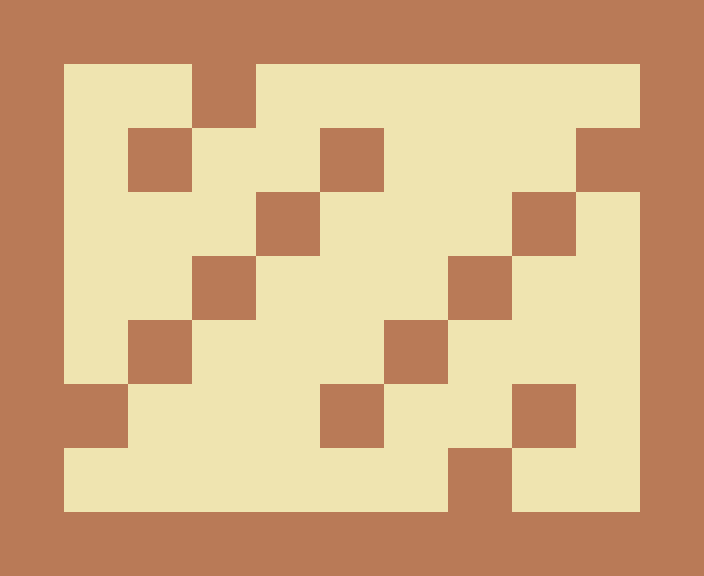

A level layout from a 2D game, rendered from its tile map. Below: a short description, then the map file with tile-grid data replaced by summaries:
An orthogonal 11x9 tile map with 64x64 px tiles, 1 tile layer (Tile Layer 1), 2 tilesets.

<map version="1.0" orientation="orthogonal" width="11" height="9" tilewidth="64" tileheight="64">
 <tileset firstgid="1" name="floor" tilewidth="64" tileheight="64">
  <image source="../res/floor.png" width="64" height="64" />
 </tileset>
 <tileset firstgid="2" name="wall" tilewidth="64" tileheight="64">
  <image source="../res/wall.png" width="64" height="64" />
  <tile id="0">
   <properties>
    <property name="blocked" value="true" />
   </properties>
  </tile>
 </tileset>
 <layer name="Tile Layer 1" width="11" height="9">
  <data>[99 cells, 99 non-empty, 2 distinct tile ids]</data>
 </layer>
</map>
